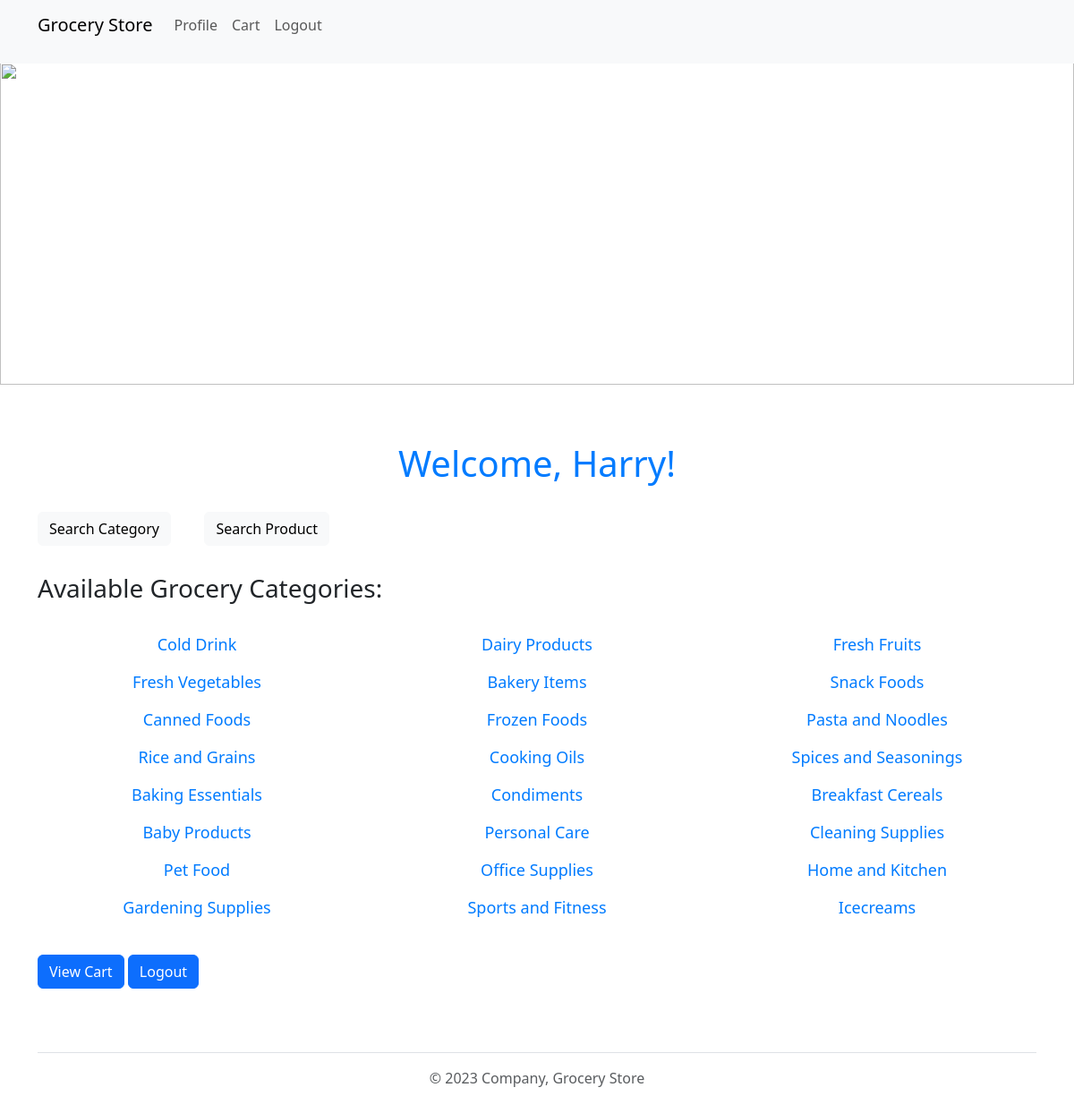
Screenshot of /user_dashboard/ (signed in) with the database file from the repository.
### application/models.py (models this page shows, shortened)
class Users(UserMixin, db.Model):
    __tablename__ = "users"
    user_id = db.Column(db.Integer, primary_key=True, autoincrement=True)
    user_name = db.Column(db.String(200), unique=True, nullable=False)
    password = db.Column(db.String(200), nullable=False)
    role = db.Column(db.String(200), nullable=False)

class Sections(db.Model):
    __tablename__ = "sections"
    section_id = db.Column(db.Integer, primary_key=True, autoincrement=True)
    section_name = db.Column(db.String(200), nullable=False)

### application/controllers.py (the view)
@app.route("/user_dashboard/")
@login_required
def user_dashboard():
    sections = Sections.query.all()
    return render_template('user_dashboard.html', sections=sections)

### application/controllers.py (called while the page is built)
@login_manager.user_loader
def load_user(user_id):
    return Users.query.get(int(user_id))

### templates/user_dashboard.html (shortened to what this page needs)
<!DOCTYPE html>
<html>
<head>
    <link href="https://cdn.jsdelivr.net/npm/bootstrap@5.3.0/dist/css/bootstrap.min.css" rel="stylesheet">
    <link rel="stylesheet" type="text/css" href="{{ url_for('static', filename='styles.css') }}">
</head>
<body>
    {% include 'header.html' %}
    {% include 'banner.html' %}
    <div class="container mt-5">
        <h1>Welcome, {{ current_user.user_name }}!</h1>
        <p><a href="{{ url_for('search_section') }}" class="btn btn-light " >Search Category</a>
        &nbsp;&nbsp;&nbsp;&nbsp;&nbsp;&nbsp;&nbsp;&nbsp;<a href="{{ url_for('search_product') }}" class="btn btn-light " >Search Product</a></p>
        <h3>Available Grocery Categories:</h3>
        <br>
        <div class="row">
            {% for section in sections %}
            <div class="col-md-4">
                <a href="{{ url_for('products_of_section', section_id=section.section_id) }}" class="">{{ section.section_name }}</a>
            </div>
            {% endfor %}
        </div>
        <div class="">
        <br>
        <a href="{{ url_for('view_cart') }}" class="btn btn-primary btn-block" >View Cart</a>
        <a href="{{ url_for('logout') }}" class="btn btn-primary btn-block" >Logout</a>
        </div>
    </div>
    {% include 'footer.html' %}
</body>
</html>

### static/styles.css (style rules this page uses)
body { padding-top: 70px; }
h1 { color: #007bff; text-align: center; margin-bottom: 30px; }
a { display: block; text-align: center; font-size: 18px; margin-bottom: 15px; text-decoration: none; color: #007bff; }

### rows the page displays
Users: user_name "Harry"
Sections: section_name "Cold Drink"
Sections: section_name "Dairy Products"
Sections: section_name "Fresh Fruits"
Sections: section_name "Fresh Vegetables"
Sections: section_name "Bakery Items"
Sections: section_name "Snack Foods"
Sections: section_name "Canned Foods"
Sections: section_name "Frozen Foods"
Sections: section_name "Pasta and Noodles"
Sections: section_name "Rice and Grains"
Sections: section_name "Cooking Oils"
Sections: section_name "Spices and Seasonings"
Sections: section_name "Baking Essentials"
Sections: section_name "Condiments"
Sections: section_name "Breakfast Cereals"
Sections: section_name "Baby Products"
Sections: section_name "Personal Care"
Sections: section_name "Cleaning Supplies"
Sections: section_name "Pet Food"
Sections: section_name "Office Supplies"
Sections: section_name "Home and Kitchen"
Sections: section_name "Gardening Supplies"
Sections: section_name "Sports and Fitness"
Sections: section_name "Icecreams"
